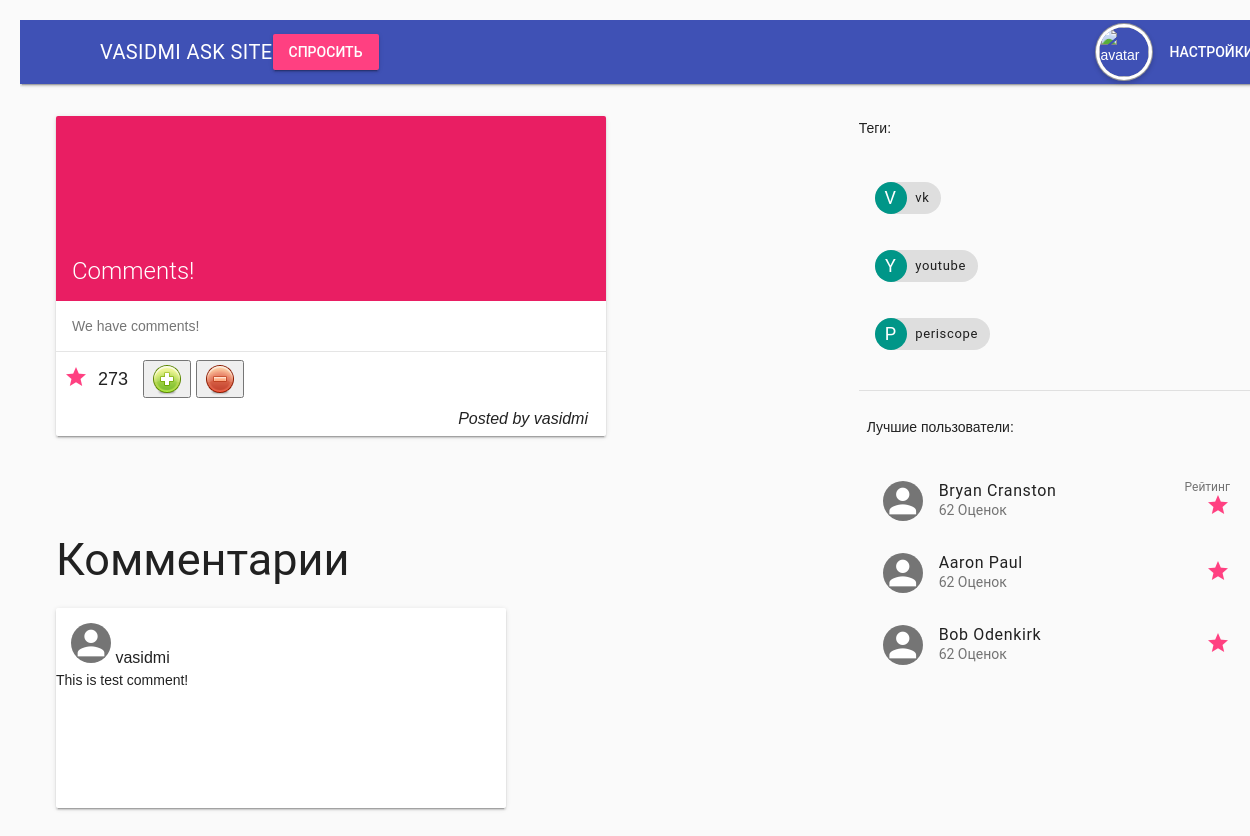
Screenshot of /post/9/ with the database file from the repository.
### questions/models.py (models this page shows, shortened)
class Question(models.Model):
    class Meta:
        db_table = "questions"
    user = models.ForeignKey(User)
    title = models.CharField(max_length = 255)
    text = models.TextField()
    rating = models.IntegerField(default = 0, db_index=True)
    created = models.DateTimeField(default = datetime.datetime.now)
    tags = models.ManyToManyField(Tag)
    objects=QuestionManager()

class Answer(models.Model):
    class Meta:
        db_table = "answers"
    user = models.ForeignKey(User)
    question = models.ForeignKey(Question)
    text = models.TextField()
    created = models.DateTimeField(default = datetime.datetime.now)

class Tag(models.Model):
    class Meta:
        db_table = "tags"
    name = models.CharField(max_length = 20, unique = True)
    used = models.IntegerField(default=0)
    objects=TagManager()

### questions/models.py (the view)
# urls.py: url(r'^post/(?P<id>\d+)/$',Question.objects.getQuestionWithComments,name='post'),
    def getQuestionWithComments(self,request,id):
        post = Question.objects.all().filter(id="%s" % (id))[0]
        comments_list =  Question.objects.comments(id)
        page = request.GET.get('page')
        tags = Tag.objects.getPopularTags()
        return render(request,'questions/post_page.html',{'post':post,'paginator':PaginatorClass.paginate(comments_list,page),'tags':tags})

### questions/models.py (called while the page is built)
    def comments(self, id):
        comments = Answer.objects.all().filter(question_id = id)
        return comments

    def getPopularTags(self):
        tags = Tag.objects.all()
        return sorted(tags,key=lambda tag:tag.used, reverse=True)[0:3]

### questions/paginator.py (called while the page is built)
    def paginate(data, page):
        paginator = Paginator(data, 3)
        try:
            paginator = paginator.page(page)
        except PageNotAnInteger:
            paginator = paginator.page(1)
        except EmptyPage:
            if int(page) < 1:
                paginator = paginator.page(1)
            else:
                paginator = paginator.page(paginator.num_pages)
        return paginator

### questions/templates/questions/post_page.html (shortened to what this page needs)
<html>
<head>
  {% include 'questions/style-links.html' %}
</head>
<body>
  {% include 'questions/header_auth.html' %}
  <main class="mdl-layout__content">
    <div class="page-content">
      <div class="mdl-grid">
        <div class="mdl-cell mdl-cell--8-col">
          <div>
            <p>
              <div class="demo-card-square mdl-card mdl-shadow--2dp">
                <div class="mdl-card__title mdl-card--expand">
                  <h2 class="mdl-card__title-text">{{ post.title }}</h2>
                </div>
                <div class="mdl-card__supporting-text">
                  {{ post.text }}
                </div>
                <div class="mdl-card__actions mdl-card--border">
                  <a style="float: left;margin-top: 5px" class="mdl-list__item-secondary-action"><i class="material-icons">star</i></a>
                  <p style="float: left;font-size: large;margin-top: 7px;margin-left: 10px">{{ post.rating }}</p>
                  <button style="margin-left: 15"><img src="/like.png" style="vertical-align: middle"></button>
                  <button><img src="/dislike.png" style="vertical-align: middle"></button>
                  <i style="float: right;margin-top: 50;margin-right: 10;">Posted by {{ post.user }}</i>
                </div>
              </div>
            </p>
          </div>
          <div>
            <h2 style="margin-left:20px;margin-top:100px">Комментарии</h2>
            {% include 'questions/comment.html' %}
          </div>
        </div>
        <div class="mdl-cell mdl-cell--4-col">
          <div>
            <p>
              <p>
                Теги: {% include 'questions/site_tags.html' %}
          </div>
          <div>
            <div class="mdl-card__actions mdl-card--border">
              <p>
                <p>
                  Лучшие пользователи: {% include 'questions/best_members.html' %}
            </div>
          </div>
        </div>
  </main>
</body>
</html>

### questions/templates/questions/style-links.html (shortened to what this page needs)
<link rel="stylesheet" href="https://code.getmdl.io/1.3.0/material.indigo-pink.min.css">
<link rel="stylesheet" href="/css/question.css">
<link rel="stylesheet" href="/css/main.css">
<link rel="stylesheet" href="/css/best_members.css">
<link rel="stylesheet" href="/css/tags.css">
<link rel="stylesheet" href="/css/user_avatar.css">
<link rel="stylesheet" href="/css/comment.css">

### questions/templates/questions/header_auth.html (shortened to what this page needs)
<div class="mdl-layout mdl-js-layout mdl-layout--fixed-header">
  <header class="mdl-layout__header">
    <div class="mdl-layout__header-row">
      <a style="text-decoration: none;color: inherit;" href="{% url 'main' %}"><span class="mdl-layout-title">VASIDMI ASK SITE</span></a>
      <nav class="mdl-navigation mdl-layout--large-screen-only">
        <button onClick="location.href={% url 'ask' %}" class="mdl-button mdl-js-button mdl-button--raised mdl-js-ripple-effect mdl-button--accent" style="margin-right: 720px">
                    Спросить
                </button>
        <img class="avatar" src="http://icons.iconarchive.com/icons/designbolts/free-male-avatars/128/Male-Avatar-Emo-Haircut-icon.png" alt="avatar" width="50px" />
        <a style="text-decoration: none;color: inherit;" class="mdl-button mdl-js-button mdl-button" href="{% url 'settings' %}">Настройки</a>
      </nav>
    </div>
  </header>

### questions/templates/questions/comment.html (shortened to what this page needs)
{% for comment in paginator %}
<p>
  <div class="comment mdl-card mdl-shadow--2dp">
    <div class="mdl-card--expand">
      <span>
  <i style="margin-top:15px; margin-left:15px" class="material-icons mdl-list__item-avatar">person</i>
  <span>{{ comment.user }}</span>
      </span>
      <p>{{ comment.text }}</p>
    </div>
  </div>
</p>
{% endfor %}

### questions/templates/questions/site_tags.html
<ul class="demo-list-item mdl-list">
  {% for tag in tags %}
    <li class="mdl-list__item">
        <span class="mdl-list__item-primary-content">
      <span class="mdl-chip mdl-chip--contact">
    <span class="mdl-chip__contact mdl-color--teal mdl-color-text--white">{{ tag.name|slice:"1"|capfirst }}</span>
        <span class="mdl-chip__text">{{ tag.name }}</span>
        </span>
        </span>
    </li>
    {% endfor %}
</ul>

### questions/templates/questions/best_members.html
<ul class="demo-list-two mdl-list">
  <li class="mdl-list__item mdl-list__item--two-line">
    <span class="mdl-list__item-primary-content">
      <i class="material-icons mdl-list__item-avatar">person</i>
      <span>Bryan Cranston</span>
    <span class="mdl-list__item-sub-title">62 Оценок</span>
    </span>
    <span class="mdl-list__item-secondary-content">
      <span class="mdl-list__item-secondary-info">Рейтинг</span>
    <a class="mdl-list__item-secondary-action" href="#"><i class="material-icons">star</i></a>
    </span>
  </li>
  <li class="mdl-list__item mdl-list__item--two-line">
    <span class="mdl-list__item-primary-content">
      <i class="material-icons mdl-list__item-avatar">person</i>
      <span>Aaron Paul</span>
    <span class="mdl-list__item-sub-title">62 Оценок</span>
    </span>
    <span class="mdl-list__item-secondary-content">
      <a class="mdl-list__item-secondary-action" href="#"><i class="material-icons">star</i></a>
    </span>
  </li>
  <li class="mdl-list__item mdl-list__item--two-line">
    <span class="mdl-list__item-primary-content">
      <i class="material-icons mdl-list__item-avatar">person</i>
      <span>Bob Odenkirk</span>
    <span class="mdl-list__item-sub-title">62 Оценок</span>
    </span>
    <span class="mdl-list__item-secondary-content">
      <a class="mdl-list__item-secondary-action" href="#"><i class="material-icons">star</i></a>
    </span>
  </li>
</ul>

### questions/static/css/question.css (style rules this page uses)
.demo-card-square.mdl-card { width: 550px; height: 320px; margin-left: 20px; margin-bottom: 45px; }
.demo-card-square>.mdl-card__title { color: #fff; background: url('https://getmdl.io/assets/demos/dog.png') bottom right 15% no-repeat #E91E63; }
body { padding: 20px; background: #fafafa; position: relative; }

### questions/static/css/user_avatar.css (style rules this page uses)
.avatar { float: left; margin-top: 0px; margin-right: 5px; position: relative; -webkit-border-radius: 50%; -moz-border-radius: 50%; border-radius: 50%; -webkit-box-shadow: 0 0 0 3px #fff, 0 0 0 4px #999, 0 2px 5px 4px rgba(0, 0, 0, .2); -moz-box-shadow: 0 0 0 3px #fff, 0 0 0 4px #999, 0 2px 5px 4px rgba(0, 0, 0, .2); box-shadow: 0 0 0 3px #fff, 0 0 0 4px #999, 0 2px 5px 4px rgba(0, 0, 0, .2); }

### questions/static/css/comment.css (style rules this page uses)
.comment.mdl-card { width: 450px; margin-left: 20px; }

### rows the page displays
Question: title "Comments!", text "We have comments!", rating "273", user "vasidmi"
Answer: user "vasidmi", text "This is test comment!"
Tag: name "V", name "vk"
Tag: name "Y", name "youtube"
Tag: name "P", name "periscope"
